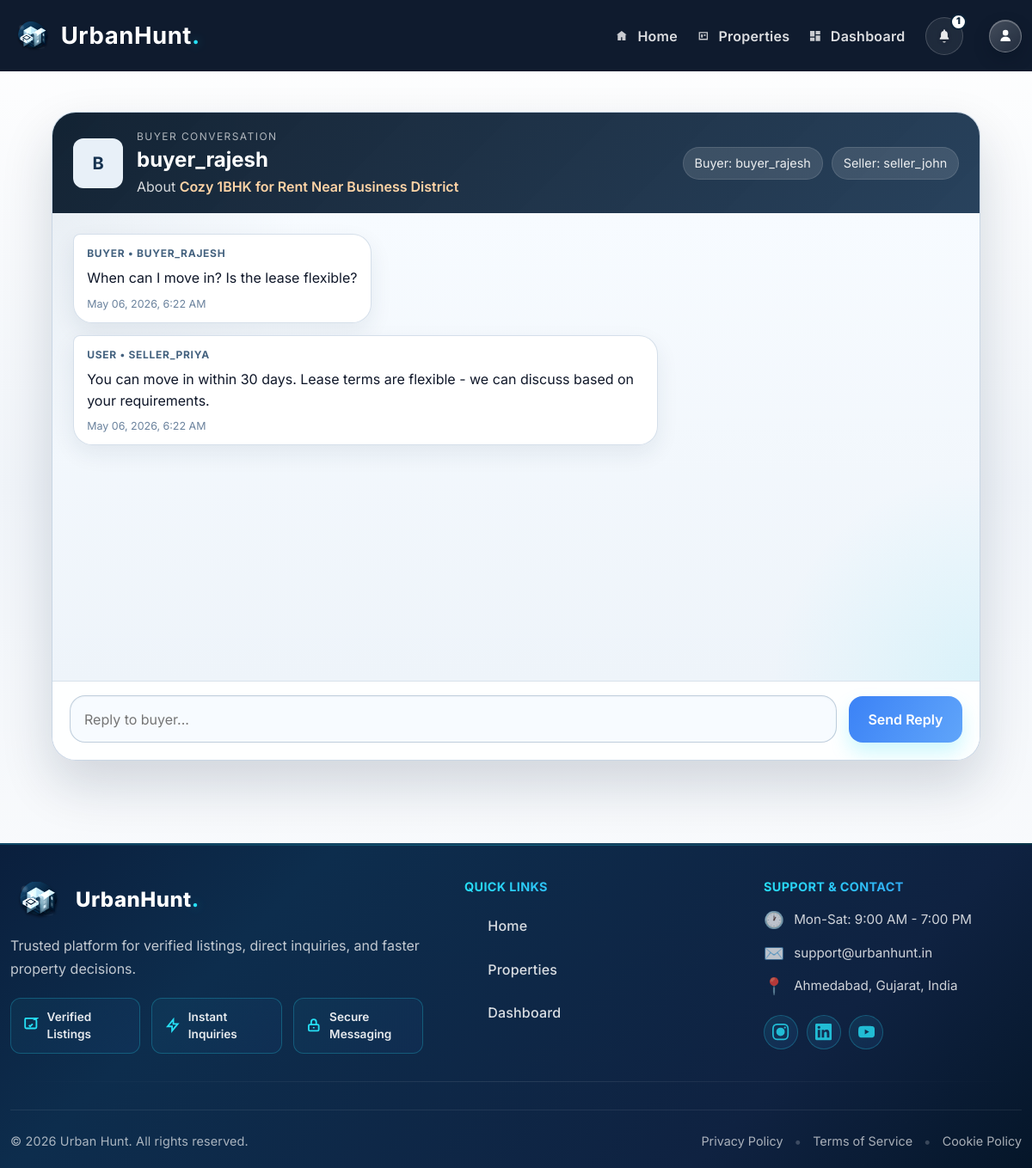
The page /inquiries/3/chat/ (signed in) on the database as committed earlier.
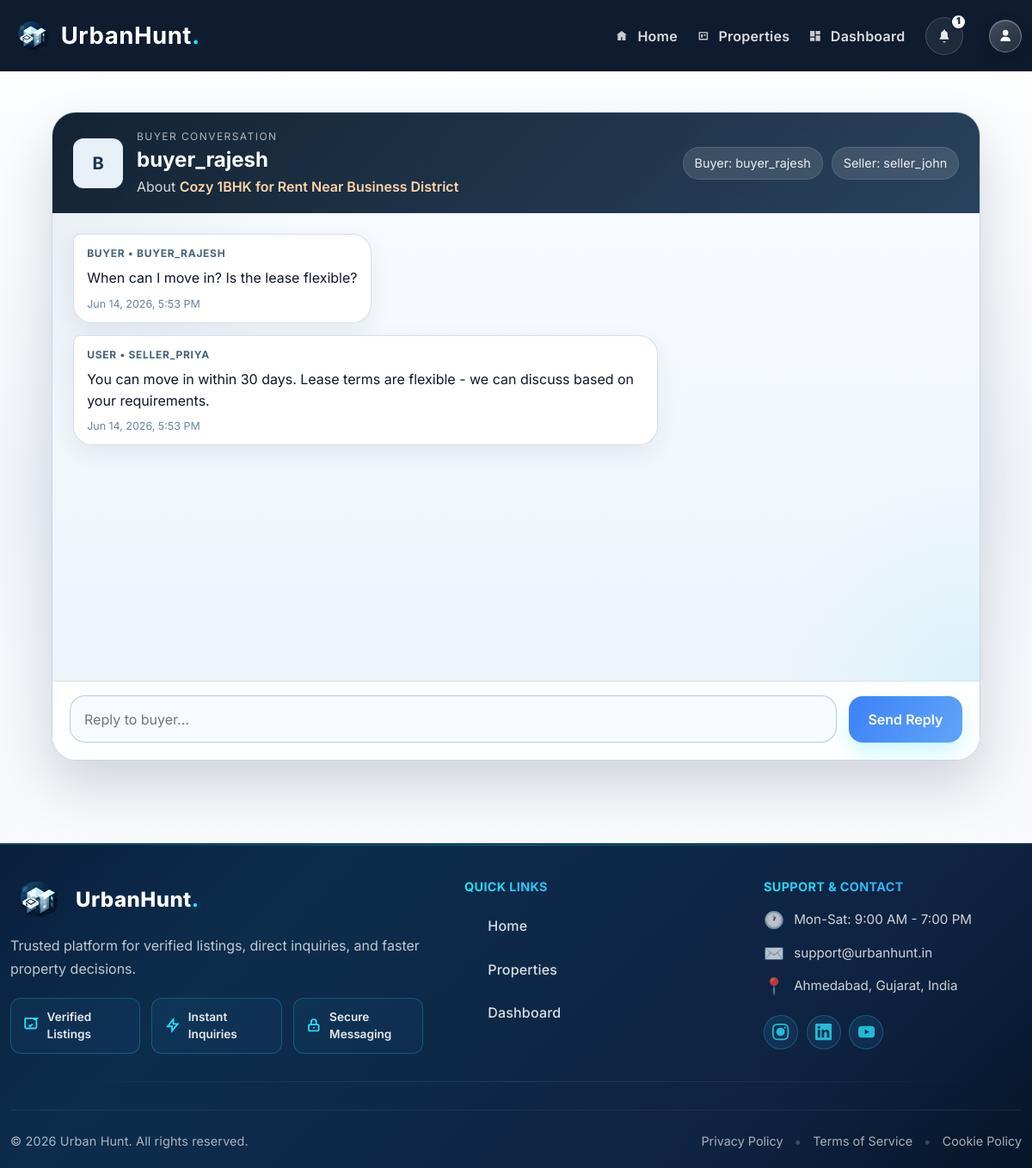
The same page on the database as committed later.
### core/models.py (models this page shows, shortened)
class ChatMessage(models.Model):
	inquiry = models.ForeignKey(InquiryChat, on_delete=models.CASCADE, related_name="messages")
	sender = models.ForeignKey(User, on_delete=models.CASCADE, related_name="chat_messages")
	message = models.TextField()
	created_at = models.DateTimeField(auto_now_add=True)
	read_at = models.DateTimeField(blank=True, null=True)
	class Meta:
		ordering = ["created_at"]

class User(AbstractUser):
	class Role(models.TextChoices):
		BUYER = "buyer", "Buyer"
		SELLER = "seller", "Seller"
		ADMIN = "admin", "Admin"
	role = models.CharField(max_length=10, choices=Role.choices, default=Role.BUYER)
	mobile_no = models.CharField(
		max_length=15,
		blank=True,
		validators=[RegexValidator(regex=r"^\+?[0-9]{10,15}$", message="Enter a valid mobile number.")],
	)

### core/views.py (the view, shortened to what this page needs)
# urls.py: path("inquiries/<int:pk>/chat/", views.inquiry_chat_room, name="inquiry_chat_room"),
@login_required
def inquiry_chat_room(request, pk):
	inquiry, is_buyer_owner, is_seller_owner = get_inquiry_for_user(request.user, pk)
	if not (is_buyer_owner or is_seller_owner):
		return redirect_by_role(request.user)
	messages = inquiry.messages.select_related("sender")
	mark_incoming_messages_read(inquiry, request.user)
	return render(
		request,
		"core/inquiry_chat_room.html",
		{
			"inquiry": inquiry,
			"messages": messages,
			"is_buyer_owner": is_buyer_owner,
			"is_seller_owner": is_seller_owner,
			"latest_message_id": messages.last().id if messages.exists() else 0,
		},
	)

### core/views.py (called while the page is built)
def get_inquiry_for_user(request_user, pk):
	inquiry = get_object_or_404(
		InquiryChat.objects.select_related("buyer", "property", "property__seller"), pk=pk
	)
	is_buyer_owner = inquiry.buyer_id == request_user.id
	is_seller_owner = inquiry.property.seller_id == request_user.id
	return inquiry, is_buyer_owner, is_seller_owner

def mark_incoming_messages_read(inquiry, user):
	inquiry.messages.exclude(sender=user).filter(read_at__isnull=True).update(
		read_at=timezone.now()
	)

### core/templates/core/inquiry_chat_room.html (shortened to what this page needs)
{% extends 'base.html' %}
{% block content %}
<section class="chat-shell">
  <header class="chat-topbar">
    <div class="chat-persona">
      <div class="chat-avatar">
        {% if is_seller_owner %}
          B
        {% else %}
          S
        {% endif %}
      </div>
      <div>
        <p class="chat-kicker mb-1">
          {% if is_seller_owner %}
            Buyer conversation
          {% else %}
            Seller conversation
          {% endif %}
        </p>
        <h1 class="chat-title mb-1">
          {% if is_seller_owner %}
            {{ inquiry.buyer.username }}
          {% else %}
            {{ inquiry.property.seller.username }}
          {% endif %}
        </h1>
        <p class="chat-subtitle mb-0">
          About
          <a class="card-link" href="{% url 'core:property_detail' inquiry.property.pk %}">{{ inquiry.property.title }}</a>
        </p>
      </div>
    </div>
    <div class="chat-summary">
      <span class="chat-badge">Buyer: {{ inquiry.buyer.username }}</span>
      <span class="chat-badge">Seller: {{ inquiry.property.seller.username }}</span>
    </div>
  </header>
  <div
    class="chat-thread"
    id="chat-thread"
    data-messages-url="{% url 'core:inquiry_chat_messages' inquiry.pk %}"
    data-mark-read-url="{% url 'core:api_mark_inquiry_read' inquiry.pk %}"
    data-user-id="{{ request.user.id }}"
    data-last-message-id="{{ latest_message_id }}"
  >
    {% for item in messages %}
      <article
        class="message-row {% if item.sender_id == request.user.id %}message-self{% else %}message-other{% endif %}"
        data-message-id="{{ item.id }}"
      >
        <div class="message-bubble">
          <p class="message-role">
            {% if item.sender_id == inquiry.buyer_id %}
              Buyer
            {% elif item.sender_id == inquiry.property.seller_id %}
              Seller
            {% else %}
              User
            {% endif %}
            &bull; {{ item.sender.username }}
          </p>
          <p class="message-text">{{ item.message }}</p>
          <p class="message-time">{{ item.created_at|date:"M d, Y, g:i A" }}</p>
        </div>
      </article>
    {% empty %}
      <div class="chat-empty" id="chat-empty-state">
        Start the conversation.
      </div>
    {% endfor %}
  </div>
  <form method="post" class="chat-composer" id="chat-form">
    <textarea
      id="id_message"
      name="message"
      rows="1"
      required
      placeholder="{% if is_seller_owner %}Reply to buyer...{% elif inquiry.property.status != 'available' %}This property is no longer available{% else %}Type your message...{% endif %}"
    ></textarea>
    <button type="submit" class="btn btn-accent" id="chat-submit" {% if inquiry.property.status != 'available' and is_buyer_owner %}disabled{% endif %}>
      {% if is_seller_owner %}
        Send Reply
      {% else %}
        Send
      {% endif %}
    </button>
  </form>
</section>
{% endblock %}

Rows that differ between the two databases and show on the page:
changed ChatMessage "When can I move in? Is the lease flexible?": created_at "May 06, 2026, 6:22 AM" → "Jun 14, 2026, 5:53 PM"
changed ChatMessage "SELLER_PRIYA": created_at "May 06, 2026, 6:22 AM" → "Jun 14, 2026, 5:53 PM"
